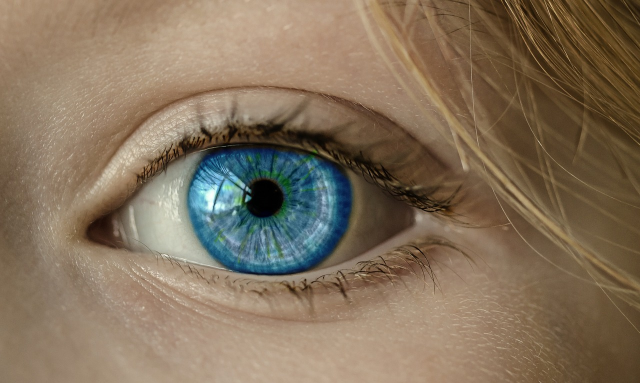
#> input picture learn/imgg/eye-1173863_1280.jpg, 1280 x 766 px (shown at 1/2 size)
$ python les4.py
#> lines starting #> are read from the running program, lines starting #| are printed output that depends on the picture
#تغيير حجم الصوره و النافذه
import cv2
img = cv2.imread('imgg/eye-1173863_1280.jpg')
#> img is the input picture: shape (766, 1280, 3); mean B, G, R 91.7, 113.5, 131.5
new_img=cv2.resize(img,(200,200))
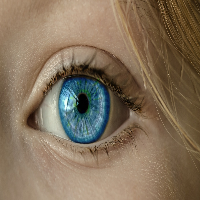
#> new_img: shape (200, 200, 3); mean B, G, R 91.6, 113.4, 131.4
cv2.imshow('size image', new_img)
cv2.waitKey(0)

$ run again, with learn/imgg/eye-2681783_1280.jpg copied over learn/imgg/eye-1173863_1280.jpg
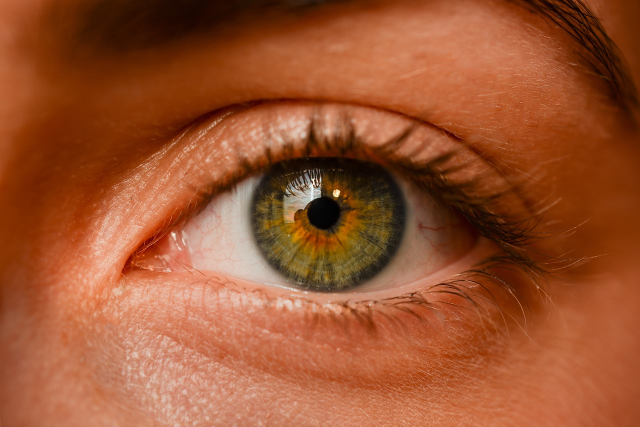
#> input picture learn/imgg/eye-2681783_1280.jpg, 1280 x 853 px (shown at 1/2 size)
#> img is the input picture: shape (853, 1280, 3); mean B, G, R 47.5, 83.4, 154.7
#> `new_img=cv2.resize(img,(200,200))`:
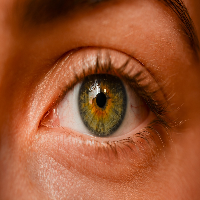
#> new_img: shape (200, 200, 3); mean B, G, R 47.4, 83.3, 154.6

$ run again, with learn/imgg/eye-6186141_1280.jpg copied over learn/imgg/eye-1173863_1280.jpg
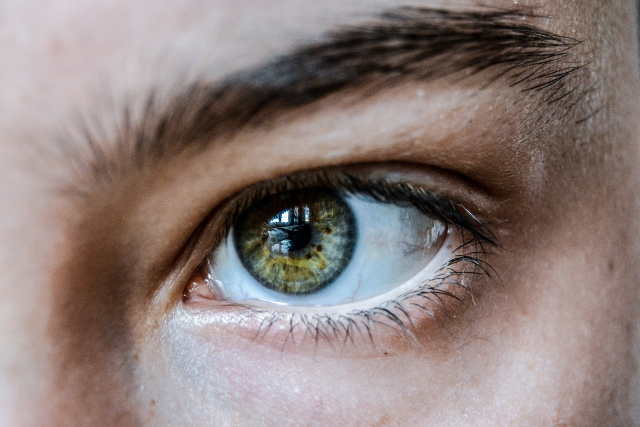
#> input picture learn/imgg/eye-6186141_1280.jpg, 1280 x 853 px (shown at 1/2 size)
#> img is the input picture: shape (853, 1280, 3); mean B, G, R 122.5, 125.8, 140.4
#> `new_img=cv2.resize(img,(200,200))`:
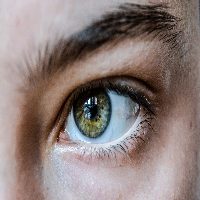
#> new_img: shape (200, 200, 3); mean B, G, R 122.3, 125.6, 140.3

$ run again, with learn/imgg/eye-9266169_1280.jpg copied over learn/imgg/eye-1173863_1280.jpg
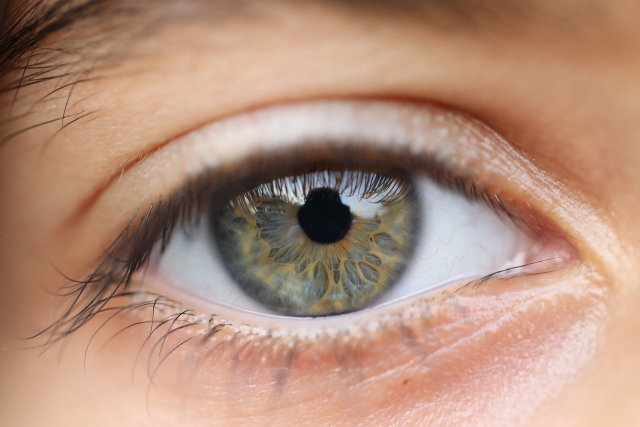
#> input picture learn/imgg/eye-9266169_1280.jpg, 1280 x 853 px (shown at 1/2 size)
#> img is the input picture: shape (853, 1280, 3); mean B, G, R 123.9, 142.9, 179.2
#> `new_img=cv2.resize(img,(200,200))`:
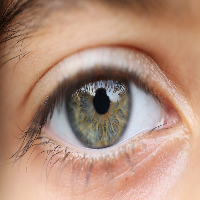
#> new_img: shape (200, 200, 3); mean B, G, R 123.8, 142.8, 179.1
